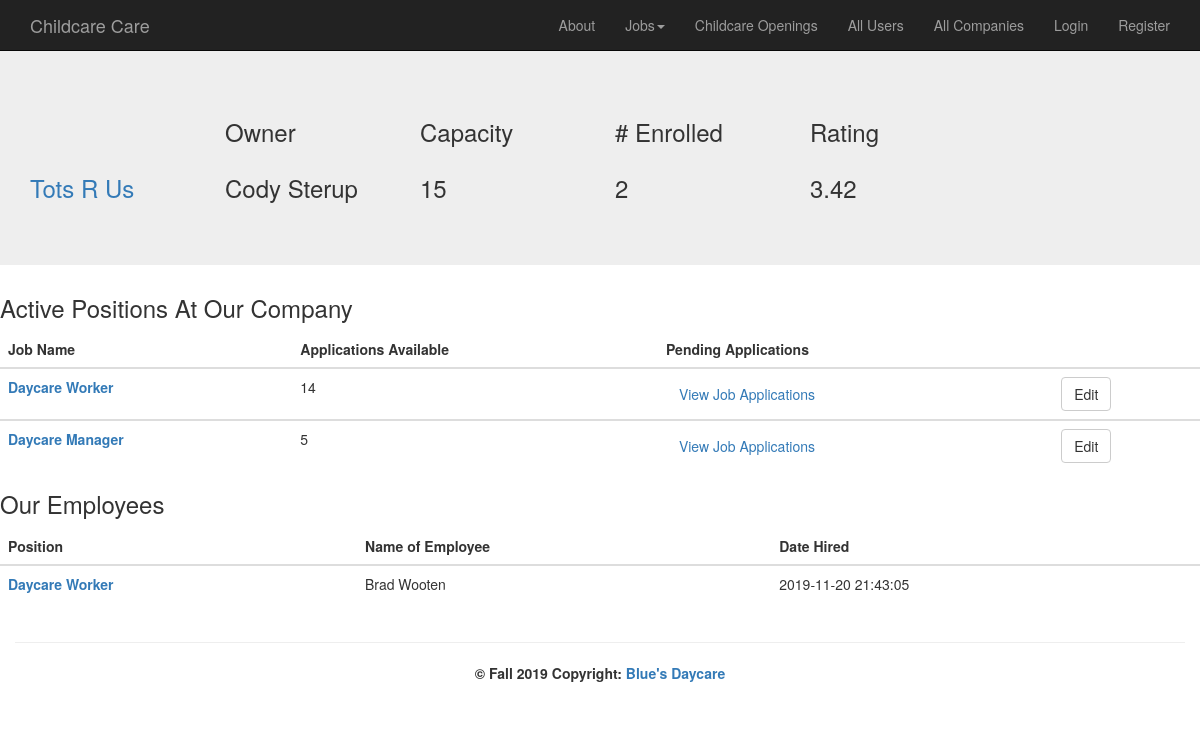
The page /index.php?action=viewCompanyProfile&id=1 on the database its author committed.
### tables this page shows
CREATE TABLE `company` (
  `id` int(11) NOT NULL,
  `companyName` varchar(100) NOT NULL,
  `employeeCount` int(11) NOT NULL,
  `childCapacity` int(11) NOT NULL,
  `childrenEnrolled` int(11) NOT NULL,
  `overallRating` float DEFAULT NULL,
  `ownerID` int(11) NOT NULL,
  `companyImage` varchar(50) DEFAULT NULL
);

CREATE TABLE `user` (
  `id` int(11) NOT NULL,
  `fName` varchar(50) NOT NULL,
  `lName` varchar(50) NOT NULL,
  `email` varchar(50) NOT NULL,
  `uName` varchar(50) DEFAULT NULL,
  `pWord` varchar(120) DEFAULT NULL,
  `image` varchar(100) DEFAULT 'images/default.jpg',
  `roleID` int(11) DEFAULT NULL
);

CREATE TABLE `job` (
  `jobID` int(11) NOT NULL,
  `companyID` int(11) NOT NULL,
  `jobName` varchar(50) DEFAULT NULL,
  `jobDescription` varchar(500) DEFAULT NULL,
  `jobRequirements` varchar(500) DEFAULT NULL,
  `applicationSlots` int(11) DEFAULT NULL
);

CREATE TABLE `employee` (
  `empID` int(11) NOT NULL,
  `applicationID` int(11) NOT NULL,
  `hireDate` timestamp NOT NULL DEFAULT current_timestamp()
);

### models/company_db.php (called while the page is built, shortened)
<?php
class company_db {
    public static function get_company_by_id($id) {
        $db = Database::getDB();
        $query = 'SELECT *
              FROM company
              WHERE ID= :id';
        $statement = $db->prepare($query);
        $statement->bindValue(':id', $id);
        $statement->execute();
        $value = $statement->fetch();
        $owner = user_db::get_user_by_id($value['ownerID']);
        $company = new company($value['id'], $value['companyName'], $value['employeeCount'], $value['childCapacity'], $value['childrenEnrolled'], $value['overallRating'], $owner,$value['companyImage']);
        return $company;
    }
}

### models/user_db.php (called while the page is built, shortened)
<?php
class user_db {
    public static function get_user_by_id($id) {
        $db = Database::getDB();
        $query = 'SELECT *
              FROM user
              WHERE ID= :id';
        $statement = $db->prepare($query);
        $statement->bindValue(':id', $id);
        $statement->execute();
        $value = $statement->fetch();
        $userRole = role_db::get_role_by_id($value['roleID']);
        $users = new user($value['id'], $value['fName'], $value['lName'], $value['email'], $value['uName'], $value['pWord'], $value['image'], $userRole);
        return $users;
    }
}

### models/role_db.php (called while the page is built, shortened)
<?php
class role_db {
    public static function get_role_by_id($id) {
        $db = Database::getDB();
        $query = 'SELECT *
              FROM role
              WHERE ID= :id';
        $statement = $db->prepare($query);
        $statement->bindValue(':id', $id);
        $statement->execute();
        $value = $statement->fetch();
        $role = new role($value['id'], $value['type']);
        return $role;
    }
}

### models/company.php (called while the page is built, shortened)
<?php
require_once("user.php");
class company {
    private $ID, $companyName, $employeeCount, $childCapacity, $childrenEnrolled, $overallRating, $ownerID, $image;
    function __construct($ID, $companyName, $employeeCount, $childCapacity, $childrenEnrolled, $overallRating, user $ownerID = null, $image) {
        $this->ID = $ID;
        $this->companyName = $companyName;
        $this->childCapacity = $childCapacity;
        $this->childrenEnrolled = $childrenEnrolled;
        $this->overallRating = $overallRating;
    }
    function getID() {
        return $this->ID;
    }
    function getCompanyName() {
        return $this->companyName;
    }
    function getChildCapacity() {
        return $this->childCapacity;
    }
    function getChildrenEnrolled() {
        return $this->childrenEnrolled;
    }
    function getOverallRating(){
        return $this->overallRating;
    }
}

### models/user.php (called while the page is built, shortened)
<?php
class user {
    private $ID, $fName, $lName, $email, $uName, $image, $pWord, $role;
    function __construct($ID, $fName, $lName, $email, $uName, $pWord, $image, role $role = null) {
        $this->fName = $fName;
        $this->lName = $lName;
    }
    function getFName() {
        return $this->fName;
    }
    function getLName() {
        return $this->lName;
    }
}

### models/job_db.php (called while the page is built, shortened)
<?php
class job_db {
    public static function get_job_by_Companyid($id) {
        $db = Database::getDB();
        $query = 'SELECT *
              FROM job JOIN company ON
              job.companyID=company.id
              WHERE job.companyID= :id';
        $statement = $db->prepare($query);
        $statement->bindValue(':id', $id);
        $statement->execute();
        $rows = $statement->fetchAll();
        $jobs = [];
        foreach ($rows as $value) {
            $jobs[$value['jobID']] = new job($value['jobID'], $value['companyID'], $value['jobName'], $value['jobDescription'], $value['jobRequirements'], $value['applicationSlots']);
        }
        return $jobs;
    }
}

### models/job.php (called while the page is built, shortened)
<?php
class job {
    private $Id, $companyId, $jobName, $jobDescription, $jobRequirements, $applicationSlots;
    function __construct($Id,$companyId, $jobName, $jobDescription, $jobRequirements, $applicationSlots) {
        $this->Id = $Id;
        $this->jobName=$jobName;
        $this->applicationSlots=$applicationSlots;
    }
    function getId() {
        return $this->Id;
    }
    function getJobName() {
        return $this->jobName;
    }
    function getApplicationSlots() {
        return $this->applicationSlots;
    }
}

### models/employee_db.php (called while the page is built, shortened)
<?php
class employee_db {
    public static function get_employees_by_companyID($companyID) {
        $db = Database::getDB();
        $query='SELECT *
            from employee JOIN application ON
            employee.applicationID=application.applicationID
            JOIN job ON
            application.jobID=job.jobID
            JOIN user ON
            application.userID=user.id
            WHERE job.companyID = :companyID
            ORDER by job.jobName asc, user.lName asc';
        $statement = $db->prepare($query);
        $statement->bindValue(':companyID', $companyID);
        $statement->execute();
        $values = $statement->fetchAll();
        return $values;
    }
}

### views/companyProfile.php (the view, shortened to what this page needs)
<!DOCTYPE html>
<html lang="en">
    <head>
        <?php include ('css/css.php'); ?>
    </head>
    <body>
        <?php include('nav.php') ?>
        <div class="jumbotron">
            <div class="container">
                <div class="row">
                    <div class="col-md-2">
                    </div>
                    <div class="col-md-2">
                        <h3>Owner</h3>
                    </div>
                    <div class="col-md-2">
                        <h3>Capacity</h3>
                    </div>
                    <div class="col-md-2">
                        <h3># Enrolled</h3>
                    </div>
                    <div class="col-md-2">
                        <h3>Rating</h3>
                    </div>
                </div>
                <div class="row">
                    <div class="col-md-2">
                        <h3><a href="index.php?action=viewCompanyProfile&amp;id=<?php echo $c->getID(); ?>"><?php echo $c->getCompanyName(); ?></a></h3>
                    </div>
                    <div class="col-md-2">
                        <h3><?php echo $owner->getFName() . ' ' . $owner->getLName(); ?></h3>
                    </div>
                    <div class="col-md-2">
                        <h3><?php echo $c->getChildCapacity(); ?></h3>
                    </div>
                    <div class="col-md-2">
                        <h3><?php echo $c->getChildrenEnrolled(); ?></h3>
                    </div>
                    <div class="col-md-2">
                        <h3><?php echo $c->getOverallRating(); ?></h3>
                    </div>
                </div>
            </div>
        </div>
        <h3>Active Positions At Our Company</h3>
        <table class="table table-dark">
            <thead>
                <tr>
                    <th scope="col">Job Name</th>
                    <th scope="col">Applications Available</th>
                    <th scope="col">Pending Applications</th>
                    <th scope="col"></th>
                </tr>
            </thead>
            <?php foreach ($jobs as $j) : ?>
                <tbody>
                    <tr>
                        <th scope="row"><a href="index.php?action=viewJob&amp;id=<?php echo $j->getId(); ?>">
                                <?php echo $j->getJobName(); ?>
                            </a></th>
                        <td><?php echo $j->getApplicationSlots(); ?></td>
                        <td>
                            <form action="index.php" method="post">
                                <input type="submit" class="btn btn-link" value="View Job Applications"><br>
                            </form>
                        </td>
                        <td>
                            <form action="index.php" method="post">
                                <input type="submit" class="btn btn-default" value="Edit"><br>
                            </form>
                        </td>
                    </tr>
                <?php endforeach; ?>
            </tbody>
        </table>
        <h3>Our Employees</h3>
        <table class="table table-dark">
            <thead>
                <tr>
                    <th scope="col">Position</th>
                    <th scope="col">Name of Employee</th>
                    <th scope="col">Date Hired</th>
                </tr>
            </thead>
            <tbody>
<?php foreach ($employees as $employee) : ?>
                    <tr>
                        <th>
                            <a href="index.php?action=viewJob&amp;id=<?php echo $employee["jobID"]; ?>" target="_blank">
                                <?php echo $employee["jobName"]; ?>
                            </a>
                        </th>
                        <td><?php echo htmlspecialchars($employee["fName"] . ' ' . $employee["lName"]); ?></td>
                        <td><?php echo htmlspecialchars($employee["hireDate"]); ?></td>
                    </tr>
<?php endforeach; ?>
            </tbody>
        </table>
        <?php include ('footer.php'); ?>
    </body>
</html>

### index.php (shortened to what this page needs)
<?php
require_once 'models/role_db.php';
require_once 'models/user.php';
require_once 'models/user_db.php';
require_once 'models/company_db.php';
require_once 'models/company.php';
require_once 'models/job.php';
require_once 'models/job_db.php';
require_once 'models/employee_db.php';
$action = filter_input(INPUT_POST, 'action');
if ($action === null) {
    $action = filter_input(INPUT_GET, 'action');
}
switch ($action) {
    case 'viewCompanyProfile':
        $id = filter_input(INPUT_GET, 'id');
        $c = company_db::get_company_by_id($id);
        $jobs = job_db::get_job_by_Companyid($id);
        $employees = employee_db::get_employees_by_companyID($id);
        $owner = user_db::get_user_by_id($c->getOwnerID()->getID());
        include('views/companyProfile.php');
        die();
        break;
}

### css/css.php (shortened to what this page needs)
<link rel="stylesheet" href="https://maxcdn.bootstrapcdn.com/bootstrap/3.4.0/css/bootstrap.min.css">
<link rel="stylesheet" href="css/custom.css">

### views/nav.php (shortened to what this page needs)
<nav class="navbar navbar-inverse navbar-static-top">
  <div class="container">
    <div class="navbar-header">
      <a class="navbar-brand" href="#">Childcare Care</a>
    </div>
    <div class="collapse navbar-collapse" id="bs-example-navbar-collapse-1">
      <ul class="nav navbar-nav navbar-right">
        <li><a href='index.php?action=about'>About</a></li>
        <li class="dropdown">
          <a
            href="#"
            class="dropdown-toggle"
            data-toggle="dropdown"
            role="button"
            aria-haspopup="true"
            aria-expanded="false"
            >Jobs<span class="caret"></span
          ></a>
        </li>
        <li><a href='index.php?action=viewChildcareOpenings'>Childcare Openings</a></li>
        <li><a href='index.php?action=displayAllUsers'>All Users</a></li>
        <li><a href='index.php?action=viewCompanies'>All Companies</a></li>
        <?php if (isset($_SESSION['currentUser'])):?>
        <li><a href='index.php?action=displayProfile'>Profile</a></li>
        <li><a href='index.php?action=logout'>Logout</a></li>
        <?php else: ?>
        <li><a href='index.php?action=viewLogin'>Login</a></li>
        <li><a href='index.php?action=registration'>Register</a></li>
        <?php endif; ?>
      </ul>
    </div>
  </div>
</nav>

### views/footer.php
<footer class="footer navbar-static-bottom">
   <div class="container-fluid text-center text-md-left">
      <hr class="clearfix w-100 d-md-none pb-3">
  <div class="footer-copyright text-center py-3"><strong>&COPY; Fall 2019 Copyright:
          <a href="index.php?action=about"> Blue&apos;s Daycare</a></strong>
  </div>
  <br>
</footer>

### css/custom.css (style rules this page uses)
.navbar { margin-bottom: 0; }

### rows shown on the page
company: companyName "Tots R Us", childCapacity "15", childrenEnrolled "2", overallRating "3.42"
user: fName "Cody", lName "Sterup"
job: jobName "Daycare Worker", applicationSlots "14"
job: jobName "Daycare Manager", applicationSlots "5"
employee: job.jobName "Daycare Worker", user.fName+lName "Brad Wooten", hireDate "2019-11-20 21:43:05"
